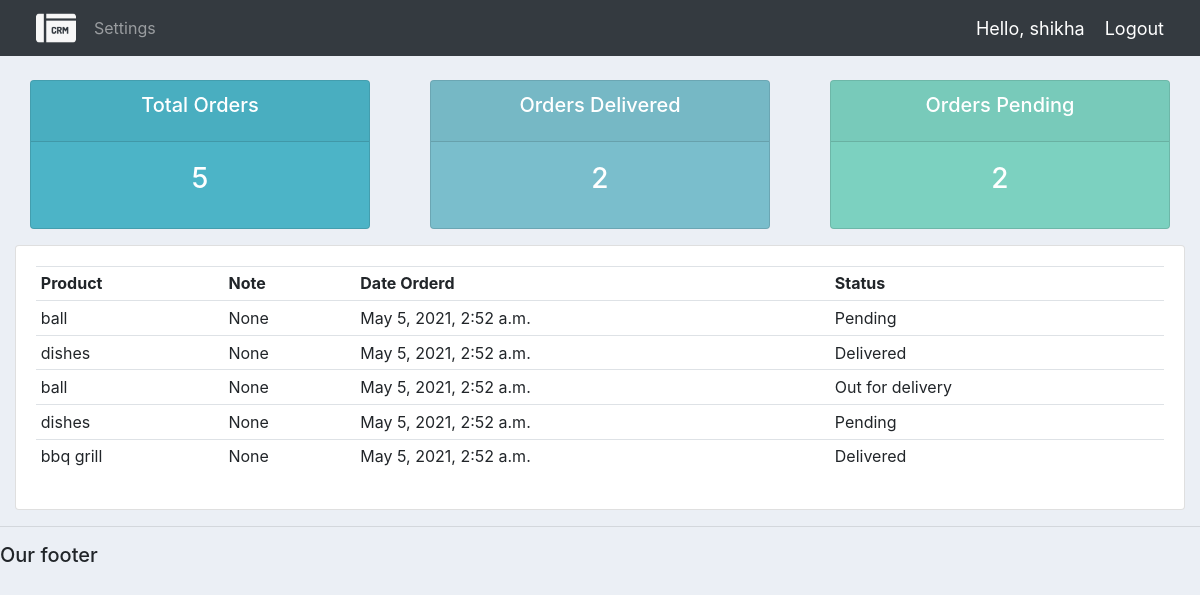
The app's page /user/ (signed in) with its own data.
### accounts/models.py (models this page shows)
class Order(models.Model):
	STATUS = (
			('Pending', 'Pending'),
			('Out for delivery', 'Out for delivery'),
			('Delivered', 'Delivered'),
			)
	customer = models.ForeignKey(Customer, null=True, on_delete= models.SET_NULL)
	product = models.ForeignKey(Product, null=True, on_delete= models.SET_NULL)
	date_created = models.DateTimeField(auto_now_add=True, null=True)
	status = models.CharField(max_length=200, null=True, choices=STATUS)
	note = models.CharField(max_length=1000, null=True)
	def __str__(self):
		return self.product.name

class Product(models.Model):
	CATEGORY = (
			('Indoor', 'Indoor'),
			('Out Door', 'Out Door'),
			)
	name = models.CharField(max_length=200, null=True)
	price = models.FloatField(null=True)
	category = models.CharField(max_length=200, null=True, choices=CATEGORY)
	description = models.CharField(max_length=200, null=True, blank=True)
	date_created = models.DateTimeField(auto_now_add=True, null=True)
	tags = models.ManyToManyField(Tag)
	def __str__(self):
		return self.name

### accounts/decorators.py (the view)
		def wrapper_func(request, *args, **kwargs):
			group = None
			if request.user.groups.exists():
				group = request.user.groups.all()[0].name
			if group in allowed_roles:
				return view_func(request, *args, **kwargs)
			else:
				return HttpResponse('You are not authorized to view this page')

### accounts/views.py (called while the page is built)
@login_required(login_url='login')
@allowed_users(allowed_roles=['customer'])
def userPage(request):
	orders = request.user.customer.order_set.all()
	total_orders = orders.count()
	delivered = orders.filter(status='Delivered').count()
	pending = orders.filter(status='Pending').count()
	print('ORDERS:', orders)
	context = {'orders':orders, 'total_orders':total_orders,
	'delivered':delivered,'pending':pending}
	return render(request, 'accounts/user.html', context)

### accounts/templates/accounts/user.html
{%  extends 'accounts/main.html' %}
{% block content %}
{%  include 'accounts/status.html' %}
<div class="row">
	<div class="col-md">
		<div class="card card-body">
			<table class="table table-sm">
				<tr>
					<th>Product</th>
					<th>Note</th>
					<th>Date Orderd</th>
					<th>Status</th>
				</tr>
				{% for order in orders %}
				<tr>
					<td>{{order.product}}</td>
					<td>{{order.note}}</td>
					<td>{{order.date_created}}</td>
					<td>{{order.status}}</td>
				</tr>
				{% endfor %}
			</table>
		</div>
	</div>
</div>
{% endblock content %}

### accounts/templates/accounts/navbar.html (shortened to what this page needs)
{% load static %}
<nav class="navbar navbar-expand-lg navbar-dark bg-dark">
 <img src="{% static 'images/logo1.png' %}" width="40" style="vertical-align:middle;margin-left:20px;margin-right:10px;" alt="">
  <div class="collapse navbar-collapse" id="navbarNav">
    <ul class="navbar-nav">
      {% if request.user.is_staff %}
      <li class="nav-item active">
        <a class="nav-link" href="{% url 'home' %}">Dashboard</a>
      </li>
      <li class="nav-item">
        <a class="nav-link" href="{% url 'products' %}">Products</a>
      </li>
      {% else %}
       <li class="nav-item">
        <a class="nav-link" href="{% url 'account' %}">Settings</a>
      </li>
      {% endif %}
    </ul>
  </div>
  <span class="hello-msg">Hello, {{request.user}}</span>
  <span ><a  class="hello-msg" href="{% url 'logout' %}">Logout</a></span>
</nav>

### static/css/main.css (style rules this page uses)
body { background-color: #ebeff5; }

### accounts/templates/accounts/navbar.html (style rules this page uses)
.hello-msg { font-size: 18px; color: #fff; margin-right: 20px; }

### records on screen
Order: product "ball", note "None", date_created "May 5, 2021, 2:52 a.m.", status "Pending"
Order: product "dishes", note "None", date_created "May 5, 2021, 2:52 a.m.", status "Delivered"
Order: product "ball", note "None", date_created "May 5, 2021, 2:52 a.m.", status "Out for delivery"
Order: product "dishes", note "None", date_created "May 5, 2021, 2:52 a.m.", status "Pending"
Order: product "bbq grill", note "None", date_created "May 5, 2021, 2:52 a.m.", status "Delivered"

### other values on screen
{{ request.user }} "shikha"
{{ total_orders }} "5"
{{ delivered }} "2"
{{ pending }} "2"
